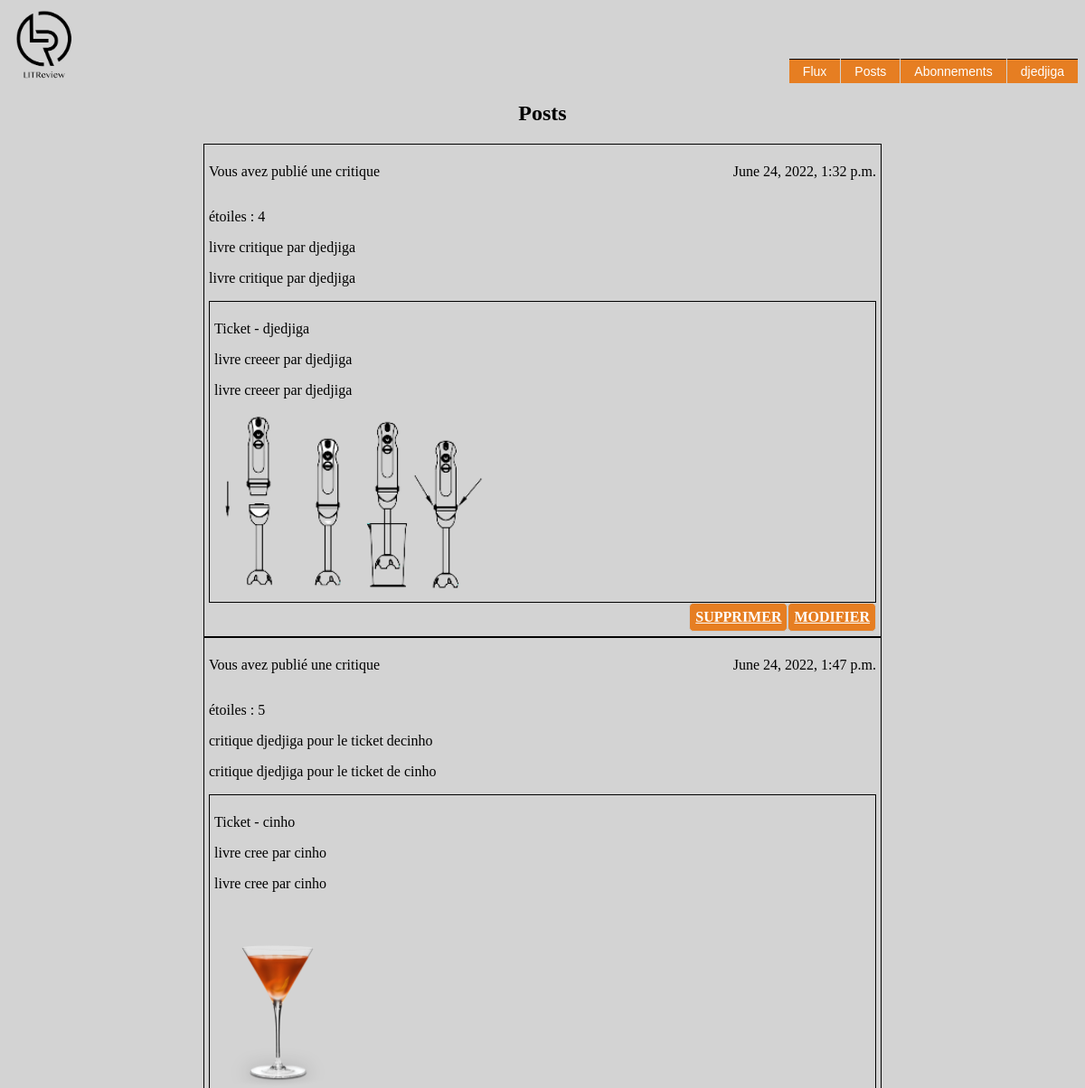
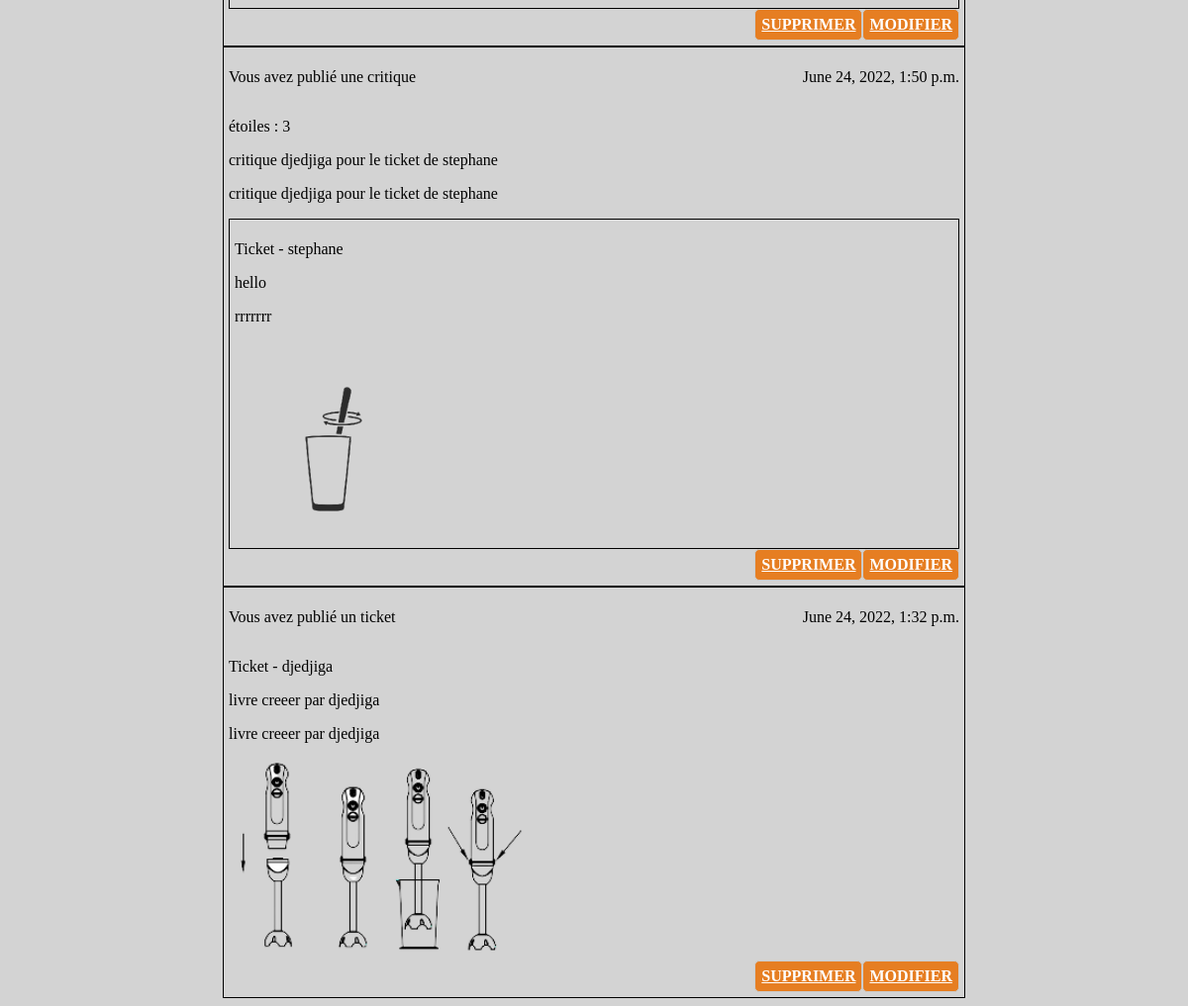
Screenshot of /post/ (signed in) with the database file from the repository (2 pictures, top to bottom).
### blog/models.py (models this page shows)
class Review(models.Model):
    ticket = models.ForeignKey(to=Ticket, on_delete=models.CASCADE)
    rating = models.PositiveSmallIntegerField(
        validators=[MinValueValidator(0), MaxValueValidator(5)])
    headline = models.CharField(max_length=128)
    body = models.CharField(max_length=8192, blank=True)
    user = models.ForeignKey(
        to=settings.AUTH_USER_MODEL, on_delete=models.CASCADE)
    time_created = models.DateTimeField(auto_now_add=True)

class Ticket(models.Model):
    title = models.fields.CharField(max_length=128)
    description = models.fields.CharField(max_length=2048)
    user = models.ForeignKey(
        to=settings.AUTH_USER_MODEL,
        on_delete=models.CASCADE
    )
    image = models.ImageField(null=True, blank=True)
    time_created = models.DateTimeField(auto_now_add=True)

### blog/views.py (the view)
# urls.py: path('post/', blog.views.post, name='post'),
@login_required
def post(request):
    reviews = Review.objects.filter(user_id=request.user.id)
    tickets = Ticket.objects.filter(user_id=request.user.id)
    return render(request, "blog/post.html", context={'reviews': reviews, 'tickets': tickets})

### blog/templates/blog/post.html
{% extends 'blog/base.html' %}
{% block content %}
<div class="wrapper">
    <section class="login-container">
        <h2 class="login_container_post">Posts</h2>
        {% for review in reviews %}
            <div class="encadrement_post_critique">
                <div class="publication_date">
                    <p>Vous avez publié une critique</p><p> {{ review.time_created }}</p>
                </div>
                <p>étoiles : {{ review.rating }}</p>
                <p> {{ review.body }}</p>
                <p>{{ review.headline }}</p>
                <div class="encadrement_post_critique">
                    <p>Ticket - {{ review.ticket.user }}</p>
                    <p>{{ review.ticket.title }}</p>
                    <p>{{ review.ticket.description }}</p>
                    <img src="/media/{{ review.ticket.image }}">
                </div>
                <div class="button-container">
                    <a type="submit" class="default-button" href="{% url 'deletepost' review.id %}">Supprimer</a>
                    <a type="submit" class="default-button" href="{% url 'modifiepost' review.id review.ticket.id %}">modifier</a>
                </div>
            </div>
        {% endfor %}
        {% for ticket in tickets %}
            <div class="encadrement_post_critique">
                    <div class="publication_date">
                    <p>Vous avez publié un ticket </p><p> {{ ticket.time_created }}</p>
                </div>
                <p>Ticket - {{ ticket.user }}</p>
                <p>{{ ticket.title }}</p>
                <p>{{ ticket.description }}</p>
                <img src="/media/{{ ticket.image }}">
                <div class="button-container">
                    <a type="submit" class="default-button" href="{% url 'deleteticket' ticket.id %}">Supprimer</a>
                    <a type="submit" class="default-button" href="{% url 'modifieticket' ticket.id %}">modifier</a>
                </div>
            </div>
        {% endfor %}
    </section>
</div>
{% endblock content %}

### blog/templates/blog/base.html (shortened to what this page needs)
<!DOCTYPE html>
{% load static %}
<html lang="en">
    <head>
        <link rel="stylesheet" href="{% static 'blog/styles.css' %}" />
    </head>
    <body>
        {% if user.is_authenticated %}
        <div id="bloc_page">
            <header>
                <div id="titre_principal">
                    <div id="logo">
                        <img class="logo_img" src="{% static 'images/logo.png' %}" alt="Logo_page"/>
                    </div>
                </div>
                <ul id="menu">
                    <li><a href="{% url 'home' %}">Flux</a></li>
                    <li><a href="{% url 'post' %}">Posts</a></li>
                    <li><a href="{% url 'abonnements' %}">Abonnements</a></li>
                    <li><a href="#">{{request.user}}</a>
                    </li>
                </ul>
            </header>
        </div>
        {% endif %}
        {% block content %}{% endblock content %}
    </body>
</html>

### blog/static/blog/styles.css (style rules this page uses)
body { background-color: lightgrey; }
#bloc_page { width: 900px; margin: auto; }
@media all and (max-width: 2400px) { #bloc_page { width: auto; } }
header { display: flex; justify-content: space-between; align-items: flex-end; }
#logo img { height: 80px; }
header ul { font-family: Arial, Verdana; font-size: 14px; margin: 0; padding: 0; list-style: none; }
header ul li { display: block; position: relative; float: left; }
header ul li a { display: block; text-decoration: none; color: white; border-top: 1px solid black; padding: 5px 15px 5px 15px; background: #e67e22; margin-left: 1px; white-space: nowrap; }
.login-container { display: block; width: 750px; margin: auto; flex-direction: column; align-items: center; }
.login_container_post { display: flex; justify-content: space-evenly; }
.button-container { display: flex; justify-content: flex-end; }
.publication_date { display: flex; justify-content: space-between; }
section.login-container > div { text-align: left; }
.default-button { font-weight: bold; color: white; text-transform: uppercase; background-color: #e67e22; padding: 6px; border: 1px solid #ccc; border-radius: 5px; outline: 0; }
img { height: 200px; }
.logo_img { height: 80px; }
.encadrement_post_critique { border: 1px solid black; padding: 5px; text-align:left; }
p { word-wrap: break-word; }

### rows the page displays
Review: time_created "June 24, 2022, 1:32 p.m.", rating "4", body "livre critique par djedjiga", headline "livre critique par djedjiga", ticket.user "djedjiga", ticket "livre creeer par djedjiga", ticket.description "livre creeer par djedjiga", ticket.image (picture)
Review: time_created "June 24, 2022, 1:47 p.m.", rating "5", body "critique djedjiga pour le ticket decinho", headline "critique djedjiga pour le ticket de cinho", ticket.user "cinho", ticket "livre cree par cinho", ticket.description "livre cree par cinho", ticket.image (picture)
Review: time_created "June 24, 2022, 1:50 p.m.", rating "3", body "critique djedjiga pour le ticket de stephane", headline "critique djedjiga pour le ticket de stephane", ticket.user "stephane", ticket "hello", ticket.description "rrrrrrr", ticket.image (picture)
Ticket: time_created "June 24, 2022, 1:32 p.m.", user "djedjiga", title "livre creeer par djedjiga", description "livre creeer par djedjiga", image (picture)

### other values shown
{{ request.user }} "djedjiga"
